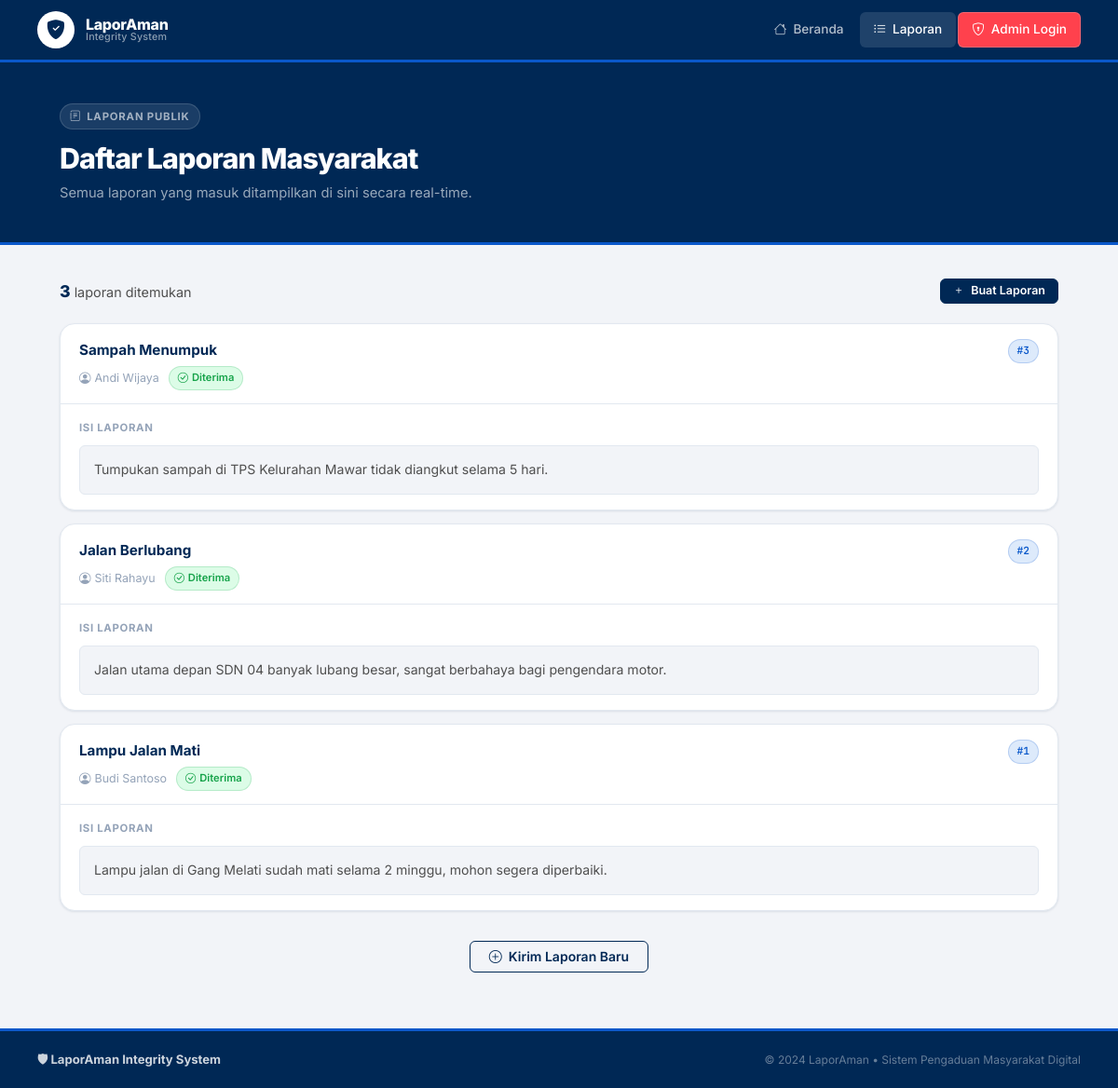
Screenshot of /laporan with the database file from the repository.
### tables this page shows
CREATE TABLE reports (
    id           INTEGER PRIMARY KEY AUTOINCREMENT,
    nama_pelapor TEXT NOT NULL,
    judul        TEXT NOT NULL,
    isi_laporan  TEXT NOT NULL
);

### app.py (the view)
@app.route("/laporan")
def daftar_laporan():
    laporan = db_query(
        "SELECT * FROM reports ORDER BY id DESC",
        fetchall=True
    ) or []
    return render_template("laporan.html", laporan=laporan)

### app.py (called while the page is built)
def get_db():
    if USE_PG:
        conn = psycopg2.connect(DATABASE_URL, sslmode="require")
        return conn
    else:
        db = getattr(g, "_database", None)
        if db is None:
            db = g._database = sqlite3.connect("laporaman.db")
            db.row_factory = sqlite3.Row
        return db

def db_query(sql, params=None, fetchone=False, fetchall=False, commit=False):
    conn = get_db()
    if USE_PG:
        cur = conn.cursor(cursor_factory=psycopg2.extras.RealDictCursor)
        cur.execute(sql, params or ())
        result = None
        if fetchone:   result = dict(cur.fetchone()) if cur.rowcount != 0 else None
        elif fetchall: result = [dict(r) for r in cur.fetchall()]
        if commit: conn.commit()
        conn.close()
        return result
    else:
        cur = conn.execute(sql, params or ())
        result = None
        if fetchone:   result = cur.fetchone()
        elif fetchall: result = cur.fetchall()
        if commit: conn.commit()
        return result

@app.teardown_appcontext
def close_connection(exception):
    if not USE_PG:
        db = getattr(g, "_database", None)
        if db is not None:
            db.close()

### templates/laporan.html (shortened to what this page needs)
{% extends "base.html" %}
{% block content %}
<div class="page-hero">
  <div class="container">
    <div class="hero-label"><i class="bi bi-journal-text"></i> Laporan Publik</div>
    <h1>Daftar Laporan Masyarakat</h1>
    <p>Semua laporan yang masuk ditampilkan di sini secara real-time.</p>
  </div>
</div>
<div class="container" style="padding: 36px 24px 60px;">
  <div
    style="display:flex; align-items:center; justify-content:space-between; margin-bottom:20px; flex-wrap:wrap; gap:12px;">
    <div style="display:flex; align-items:center; gap:10px;">
      <span style="font-size:0.9rem; color:var(--text-2);">
        <strong style="color:var(--primary); font-size:1.1rem; font-weight:800;">{{ laporan | length }}</strong>
        laporan ditemukan
      </span>
    </div>
    <a href="/" class="btn btn-primary btn-sm"><i class="bi bi-plus"></i> Buat Laporan</a>
  </div>
  <div style="display:flex; flex-direction:column; gap:14px;">
    {% for lap in laporan %}
    <div class="card" id="report-{{ lap.id }}">
      <div
        style="padding:16px 20px 14px; border-bottom:1px solid var(--border); display:flex; align-items:flex-start; justify-content:space-between; gap:16px;">
        <div style="flex:1; min-width:0;">
          <div style="font-weight:700; font-size:0.95rem; color:var(--primary); margin-bottom:5px;">
            {{ lap.judul }}
          </div>
          <div style="display:flex; align-items:center; gap:10px; flex-wrap:wrap;">
            <span style="font-size:0.78rem; color:var(--text-3);">
              <i class="bi bi-person-circle" style="margin-right:4px;"></i>{{ lap.nama_pelapor }}
            </span>
            <span class="badge badge-green"><i class="bi bi-check-circle"></i> Diterima</span>
          </div>
        </div>
        <span class="badge badge-blue" style="font-family:var(--mono); flex-shrink:0;">#{{ lap.id }}</span>
      </div>
      <div style="padding:16px 20px;">
        <div style="display:flex; align-items:center; gap:8px; margin-bottom:10px;">
          <span
            style="font-size:0.71rem; text-transform:uppercase; letter-spacing:0.06em; font-weight:700; color:var(--text-3);">
            Isi Laporan
          </span>
        </div>
        <div class="report-content">
          {{ lap.isi_laporan | safe }}
        </div>
      </div>
    </div>
    {% endfor %}
  </div>
  {% if laporan %}
  <div style="text-align:center; margin-top:32px;">
    <a href="/" class="btn btn-outlined"><i class="bi bi-plus-circle"></i> Kirim Laporan Baru</a>
  </div>
  {% endif %}
</div>
{% endblock %}

### templates/base.html (style rules this page uses)
*, *::before, *::after { box-sizing: border-box; margin: 0; padding: 0; }
:root { --primary: #002855; --primary-mid: #003d7a; --primary-light: #e8eef7; --secondary: #0A58CA; --secondary-light:#ddeafb; --tertiary: #FF414D; --tertiary-light: #fff0f1; --neutral: #4F4F4F; --neutral-light: #f5f5f5; --bg: #F2F4F8; --surface: #FFFFFF; --border: #E2E8F0; --border-hi:#CBD5E1; --text: #002855; --text-2: #4F4F4F; --text-3: #94A3B8; --green: #16A34A; --green-light:#dcfce7; --shadow-sm: 0 1px 3px rgba(0,40,85,0.07), 0 1px 2px rgba(0,40,85,0.04); --shadow: 0 4px 16px rgba(0,40,85,0.08), 0 2px 6px rgba(0,40,85,0.04); --radius-sm: 6px; --radius: 10px; --radius-lg: 16px; --mono: 'JetBrains Mono', monospace; }
html { scroll-behavior: smooth; }
body { font-family: 'Inter', system-ui, sans-serif; background: var(--bg); color: var(--text-2); min-height: 100vh; display: flex; flex-direction: column; line-height: 1.6; -webkit-font-smoothing: antialiased; }
.container { max-width: 1120px; margin: 0 auto; padding: 0 24px; }
.page-hero { background: var(--primary); padding: 44px 0 40px; border-bottom: 3px solid var(--secondary); }
.hero-label { display: inline-flex; align-items: center; gap: 6px; font-size: 0.71rem; font-weight: 700; color: rgba(255,255,255,0.6); background: rgba(255,255,255,0.1); border: 1px solid rgba(255,255,255,0.15); padding: 4px 10px; border-radius: 99px; letter-spacing: 0.07em; text-transform: uppercase; margin-bottom: 14px; }
.page-hero h1 { font-size: 1.9rem; font-weight: 800; color: #fff; letter-spacing: -0.03em; line-height: 1.15; margin-bottom: 8px; }
.page-hero p { color: rgba(255,255,255,0.6); font-size: 0.92rem; }
.card { background: var(--surface); border: 1px solid var(--border); border-radius: var(--radius-lg); box-shadow: var(--shadow-sm); transition: box-shadow 0.2s, border-color 0.2s; }
.btn { display: inline-flex; align-items: center; gap: 7px; font-family: inherit; font-size: 0.875rem; font-weight: 600; padding: 9px 20px; border-radius: var(--radius-sm); border: 1.5px solid transparent; cursor: pointer; transition: all 0.15s; text-decoration: none; white-space: nowrap; line-height: 1; }
.btn-primary { background: var(--primary); color: #fff; border-color: var(--primary); }
.btn-outlined { background: transparent; color: var(--primary); border-color: var(--primary); }
.btn-sm { font-size: 0.78rem; padding: 6px 13px; }
.badge { display: inline-flex; align-items: center; gap: 4px; font-size: 0.7rem; font-weight: 600; padding: 3px 9px; border-radius: 99px; border: 1px solid transparent; }
.badge-blue { background: var(--secondary-light); color: var(--secondary); border-color: rgba(10,88,202,0.2); }
.badge-green { background: var(--green-light); color: var(--green); border-color: rgba(22,163,74,0.2); }
.report-content { background: var(--bg); border: 1px solid var(--border); border-radius: var(--radius-sm); padding: 13px 15px; font-size: 0.88rem; color: var(--text-2); line-height: 1.75; }

### rows the page displays
reports: judul "Sampah Menumpuk", nama_pelapor "Andi Wijaya", id "3", isi_laporan "Tumpukan sampah di TPS Kelurahan Mawar tidak diangkut selama 5 hari."
reports: judul "Jalan Berlubang", nama_pelapor "Siti Rahayu", id "2", isi_laporan "Jalan utama depan SDN 04 banyak lubang besar, sangat berbahaya bagi pengendara motor."
reports: judul "Lampu Jalan Mati", nama_pelapor "Budi Santoso", id "1", isi_laporan "Lampu jalan di Gang Melati sudah mati selama 2 minggu, mohon segera diperbaiki."

### other values shown
{{ laporan | length }} "3"
